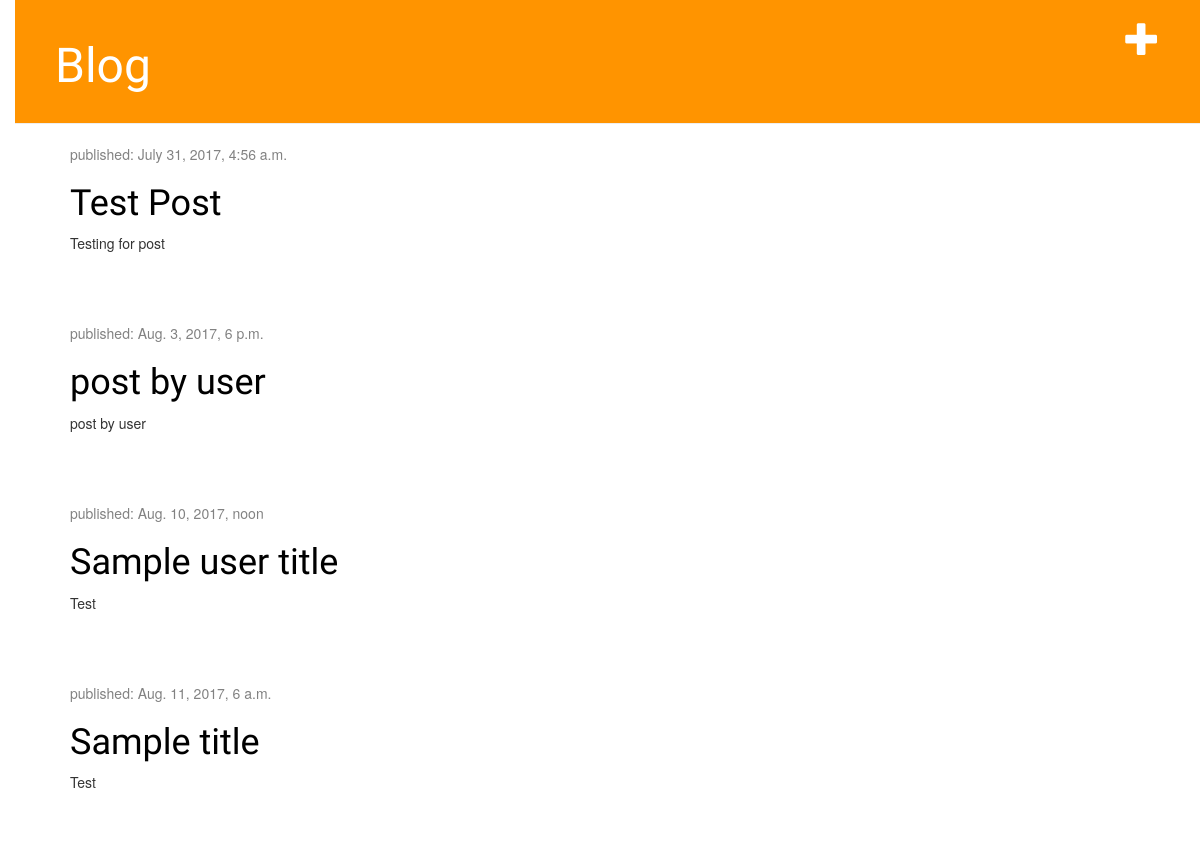
The app's page /, older data.
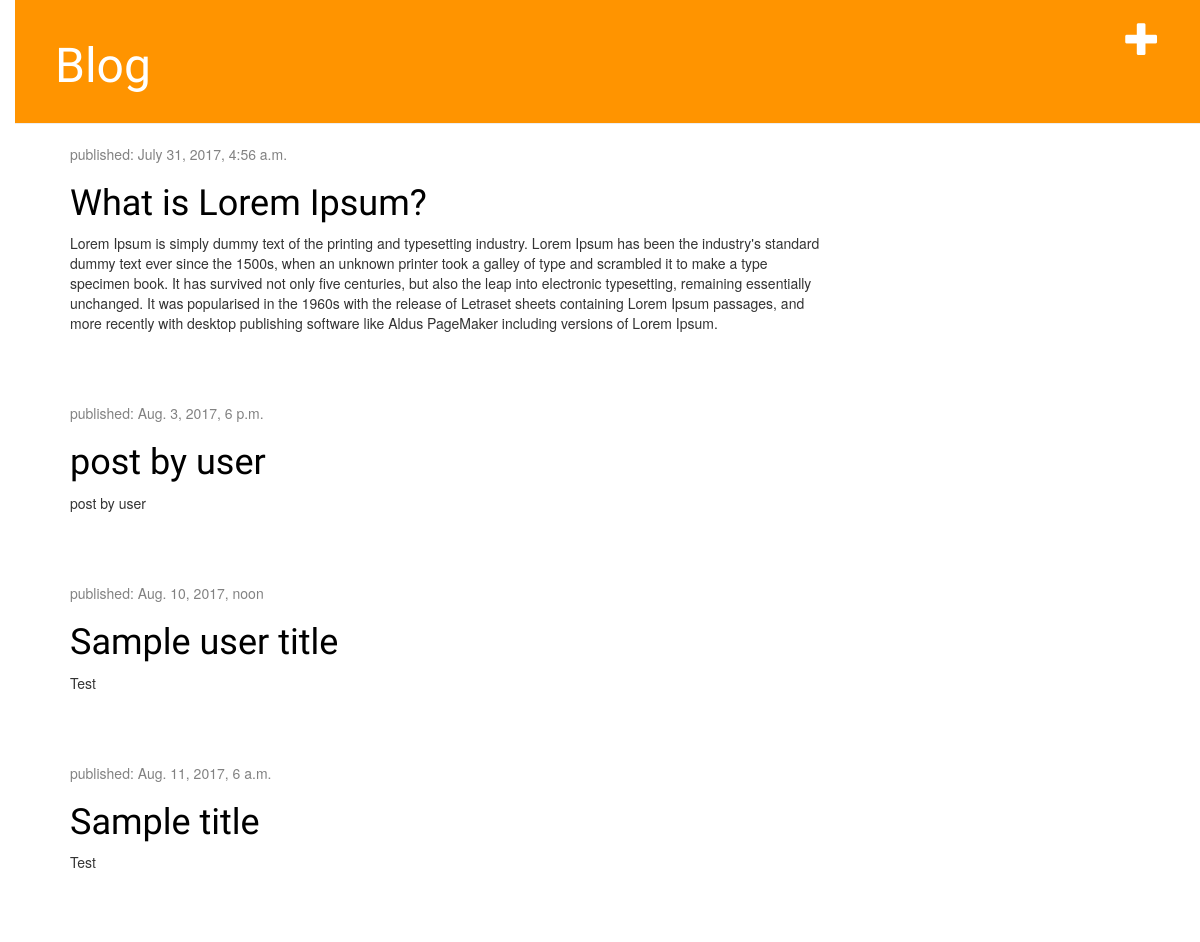
The same page, newer data.
### blog/models.py (models this page shows, shortened)
class Post(models.Model):
    author = models.ForeignKey('auth.User')
    title = models.CharField(max_length=200)
    text = models.TextField()
    created_date = models.DateTimeField(
            default=timezone.now)
    published_date = models.DateTimeField(
            blank=True, null=True)

### blog/views.py (the view)
# urls.py: url(r'^$', views.post_list, name='post_list'),
def post_list(request):
    posts = Post.objects.filter(created_date__lte=timezone.now()).order_by('published_date')
    return render(request, 'blog/post_list.html', {'posts': posts})

### blog/templates/blog/post_list.html
{% extends 'blog/base.html' %}
{% block content %}
    {% for post in posts %}
        <div class="post">
            <div class="date">
                <p>published: {{ post.published_date }}</p>
            </div>
            <h1><a href="{% url 'post_detail' pk=post.pk %}">{{ post.title }}</a></h1>
            <p>{{ post.text|linebreaksbr }}</p>
        </div>
    {% endfor %}
{% endblock content %}

Row changes from the older to the newer data that the page shows:
changed Post: title "Test Post" → "What is Lorem Ipsum?"; text "Testing for post" → "Lorem Ipsum is simply dummy text of the printing and typesetting industry. Lorem Ipsum has been the industry's standard dummy text ever since the 1500s, when an unknown printer took a galley of type and scrambled it to make a type specimen book. It has survived not only five centuries, but also the leap into electronic typesetting, remaining essentially unchanged. It was popularised in the 1960s with the release of Letraset sheets containing Lorem Ipsum passages, and more recently with desktop publishing software like Aldus PageMaker including versions of Lorem Ipsum."
